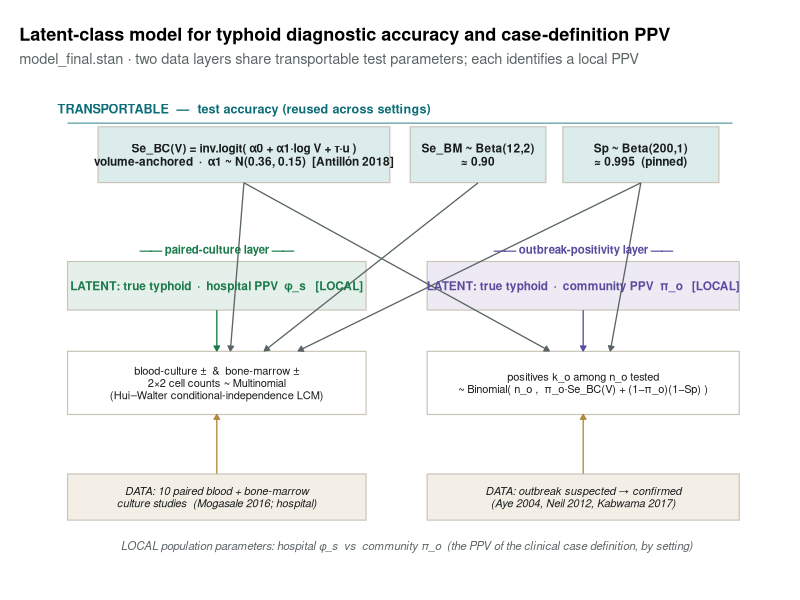

Recreate this plot in R.
# Schematic of the latent-class PPV model (latent_class_ppv/stan/model_final.stan).
#   Rscript manuscript/make_model_schematic.R  -> manuscript/figures/fig0_latent_class_model.png
setwd(Sys.getenv("RENEWAL_ROOT", "."))
suppressMessages(library(ggplot2))
figdir <- "manuscript/figures"; dir.create(figdir, showWarnings = FALSE, recursive = TRUE)

box <- function(x, y, w, h, fill, lab, size = 3.0, face = "plain", col = "#1A1D1E")
  list(rect = data.frame(xmin = x - w/2, xmax = x + w/2, ymin = y - h/2, ymax = y + h/2, fill = fill),
       txt  = data.frame(x = x, y = y, lab = lab, size = size, face = face, col = col))
N <- list(
  # shared transportable test-accuracy parameters (top band)
  box(3.10, 8.4, 4.3, 1.15, "#DCEBEC", "Se_BC(V) = inv.logit( α0 + α1·log V + τ·u )\nvolume-anchored  ·  α1 ~ N(0.36, 0.15)  [Antillón 2018]", 3.0, "bold"),
  box(6.55, 8.4, 2.0, 1.15, "#DCEBEC", "Se_BM ~ Beta(12,2)\n≈ 0.90", 3.0, "bold"),
  box(8.95, 8.4, 2.3, 1.15, "#DCEBEC", "Sp ~ Beta(200,1)\n≈ 0.995  (pinned)", 3.0, "bold"),
  # LEFT layer : paired culture (identifies Se, phi)
  box(2.7, 5.7, 4.4, 1.0, "#E6F0EA", "LATENT: true typhoid  ·  hospital PPV  φ_s   [LOCAL]", 3.0, "bold", "#1B7A4B"),
  box(2.7, 3.7, 4.4, 1.3, "#FFFFFF", "blood-culture ±  &  bone-marrow ±\n2×2 cell counts ~ Multinomial\n(Hui–Walter conditional-independence LCM)", 2.8),
  box(2.7, 1.35, 4.4, 0.95, "#F3EFE6", "DATA: 10 paired blood + bone-marrow\nculture studies  (Mogasale 2016; hospital)", 2.8, "italic"),
  # RIGHT layer : outbreak positivity (identifies pi)
  box(8.1, 5.7, 4.6, 1.0, "#EEEAF4", "LATENT: true typhoid  ·  community PPV  π_o   [LOCAL]", 3.0, "bold", "#5A4B9E"),
  box(8.1, 3.7, 4.6, 1.3, "#FFFFFF", "positives k_o among n_o tested\n~ Binomial( n_o ,  π_o·Se_BC(V) + (1−π_o)(1−Sp) )", 2.8),
  box(8.1, 1.35, 4.6, 0.95, "#F3EFE6", "DATA: outbreak suspected → confirmed\n(Aye 2004, Neil 2012, Kabwama 2017)", 2.8, "italic")
)
rects <- do.call(rbind, lapply(N, `[[`, "rect"))
txts  <- do.call(rbind, lapply(N, `[[`, "txt"))
edge <- function(x1, y1, x2, y2, col = "#5B6566") data.frame(x = x1, y = y1, xend = x2, yend = y2, col = col)
E <- rbind(
  edge(3.1, 7.82, 2.9, 4.36), edge(6.55, 7.82, 3.4, 4.36), edge(8.95, 7.82, 3.9, 4.36),  # params -> left lik
  edge(3.1, 7.82, 7.6, 4.36), edge(8.95, 7.82, 8.5, 4.36),                                # Se_BC,Sp -> right lik
  edge(2.7, 5.2, 2.7, 4.36, "#1B7A4B"), edge(8.1, 5.2, 8.1, 4.36, "#5A4B9E"),             # latent -> lik
  edge(2.7, 1.83, 2.7, 3.05, "#B08A3E"), edge(8.1, 1.83, 8.1, 3.05, "#B08A3E")            # data -> lik
)
p <- ggplot() +
  geom_rect(data = rects, aes(xmin = xmin, xmax = xmax, ymin = ymin, ymax = ymax, fill = I(fill)),
            colour = "#C9C4B8", linewidth = .4) +
  geom_segment(data = E, aes(x = x, y = y, xend = xend, yend = yend, colour = I(col)),
               arrow = arrow(length = unit(.14, "cm"), type = "closed"), linewidth = .45) +
  geom_text(data = txts, aes(x, y, label = lab, fontface = face, size = I(size), colour = I(col)), lineheight = .92) +
  annotate("text", x = 3.1, y = 9.35, label = "TRANSPORTABLE  —  test accuracy (reused across settings)",
           fontface = "bold", size = 3.2, colour = "#0E6E78") +
  annotate("segment", x = 0.5, xend = 10.3, y = 9.05, yend = 9.05, colour = "#0E6E78", linewidth = .3) +
  annotate("text", x = 2.7, y = 6.45, label = "—— paired-culture layer ——", size = 2.9, colour = "#1B7A4B", fontface = "bold") +
  annotate("text", x = 8.1, y = 6.45, label = "—— outbreak-positivity layer ——", size = 2.9, colour = "#5A4B9E", fontface = "bold") +
  annotate("text", x = 5.5, y = 0.35,
           label = "LOCAL population parameters: hospital φ_s  vs  community π_o  (the PPV of the clinical case definition, by setting)",
           size = 2.9, fontface = "italic", colour = "#5B6566") +
  scale_x_continuous(limits = c(0.3, 10.5)) + scale_y_continuous(limits = c(0, 9.7)) +
  labs(title = "Latent-class model for typhoid diagnostic accuracy and case-definition PPV",
       subtitle = "model_final.stan · two data layers share transportable test parameters; each identifies a local PPV") +
  theme_void(base_size = 12) +
  theme(plot.title = element_text(face = "bold", size = 13, hjust = 0),
        plot.subtitle = element_text(size = 10.5, colour = "#5B6566", hjust = 0),
        plot.margin = margin(14, 14, 10, 14))
ggsave(file.path(figdir, "fig0_latent_class_model.png"), p, width = 10.5, height = 6.6, dpi = 135)
cat("wrote", file.path(figdir, "fig0_latent_class_model.png"), "\n")
